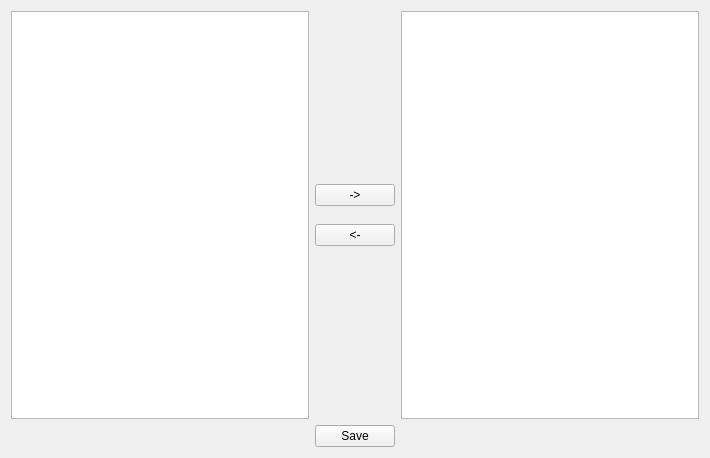
<?xml version="1.0" encoding="UTF-8"?>
<ui version="4.0">
 <class>CustomWidgetCreator</class>
 <widget class="QFrame" name="CustomWidgetCreator">
  <property name="geometry">
   <rect>
    <x>0</x>
    <y>0</y>
    <width>710</width>
    <height>458</height>
   </rect>
  </property>
  <property name="windowTitle">
   <string>Frame</string>
  </property>
  <property name="frameShape">
   <enum>QFrame::NoFrame</enum>
  </property>
  <property name="frameShadow">
   <enum>QFrame::Raised</enum>
  </property>
  <property name="lineWidth">
   <number>1</number>
  </property>
  <layout class="QVBoxLayout" name="verticalLayout">
   <item>
    <widget class="QFrame" name="frame">
     <property name="frameShape">
      <enum>QFrame::NoFrame</enum>
     </property>
     <property name="frameShadow">
      <enum>QFrame::Raised</enum>
     </property>
     <layout class="QHBoxLayout" name="horizontalLayout">
      <property name="leftMargin">
       <number>0</number>
      </property>
      <property name="topMargin">
       <number>0</number>
      </property>
      <property name="rightMargin">
       <number>0</number>
      </property>
      <property name="bottomMargin">
       <number>0</number>
      </property>
      <item>
       <widget class="QFrame" name="frame_2">
        <property name="frameShape">
         <enum>QFrame::NoFrame</enum>
        </property>
        <property name="frameShadow">
         <enum>QFrame::Raised</enum>
        </property>
        <layout class="QVBoxLayout" name="verticalLayout_2">
         <property name="leftMargin">
          <number>0</number>
         </property>
         <property name="topMargin">
          <number>0</number>
         </property>
         <property name="rightMargin">
          <number>0</number>
         </property>
         <property name="bottomMargin">
          <number>0</number>
         </property>
         <item>
          <widget class="ActionList" name="offered_actions">
           <property name="minimumSize">
            <size>
             <width>150</width>
             <height>200</height>
            </size>
           </property>
          </widget>
         </item>
        </layout>
       </widget>
      </item>
      <item alignment="Qt::AlignHCenter|Qt::AlignVCenter">
       <widget class="QFrame" name="frame_5">
        <property name="frameShape">
         <enum>QFrame::NoFrame</enum>
        </property>
        <property name="frameShadow">
         <enum>QFrame::Raised</enum>
        </property>
        <layout class="QVBoxLayout" name="verticalLayout_4">
         <property name="spacing">
          <number>18</number>
         </property>
         <property name="leftMargin">
          <number>0</number>
         </property>
         <property name="topMargin">
          <number>0</number>
         </property>
         <property name="rightMargin">
          <number>0</number>
         </property>
         <property name="bottomMargin">
          <number>0</number>
         </property>
         <item>
          <widget class="QPushButton" name="add_button">
           <property name="sizePolicy">
            <sizepolicy hsizetype="Maximum" vsizetype="Fixed">
             <horstretch>0</horstretch>
             <verstretch>0</verstretch>
            </sizepolicy>
           </property>
           <property name="text">
            <string>-&gt;</string>
           </property>
          </widget>
         </item>
         <item>
          <widget class="QPushButton" name="remove_button">
           <property name="text">
            <string>&lt;-</string>
           </property>
          </widget>
         </item>
        </layout>
       </widget>
      </item>
      <item>
       <widget class="QFrame" name="frame_3">
        <property name="frameShape">
         <enum>QFrame::NoFrame</enum>
        </property>
        <property name="frameShadow">
         <enum>QFrame::Raised</enum>
        </property>
        <layout class="QVBoxLayout" name="verticalLayout_3">
         <property name="leftMargin">
          <number>0</number>
         </property>
         <property name="topMargin">
          <number>0</number>
         </property>
         <property name="rightMargin">
          <number>0</number>
         </property>
         <property name="bottomMargin">
          <number>0</number>
         </property>
         <item>
          <widget class="ActionList" name="chosen_actions">
           <property name="minimumSize">
            <size>
             <width>150</width>
             <height>200</height>
            </size>
           </property>
          </widget>
         </item>
        </layout>
       </widget>
      </item>
     </layout>
    </widget>
   </item>
   <item>
    <widget class="QFrame" name="frame_4">
     <property name="frameShape">
      <enum>QFrame::NoFrame</enum>
     </property>
     <property name="frameShadow">
      <enum>QFrame::Raised</enum>
     </property>
     <layout class="QHBoxLayout" name="horizontalLayout_2">
      <property name="leftMargin">
       <number>0</number>
      </property>
      <property name="topMargin">
       <number>0</number>
      </property>
      <property name="rightMargin">
       <number>0</number>
      </property>
      <property name="bottomMargin">
       <number>0</number>
      </property>
      <item>
       <widget class="QPushButton" name="save_button">
        <property name="sizePolicy">
         <sizepolicy hsizetype="Maximum" vsizetype="Fixed">
          <horstretch>0</horstretch>
          <verstretch>0</verstretch>
         </sizepolicy>
        </property>
        <property name="text">
         <string>Save</string>
        </property>
       </widget>
      </item>
     </layout>
    </widget>
   </item>
  </layout>
 </widget>
 <customwidgets>
  <customwidget>
   <class>ActionList</class>
   <extends>QListWidget</extends>
   <header>actionlist.h</header>
  </customwidget>
 </customwidgets>
 <resources/>
 <connections/>
</ui>
